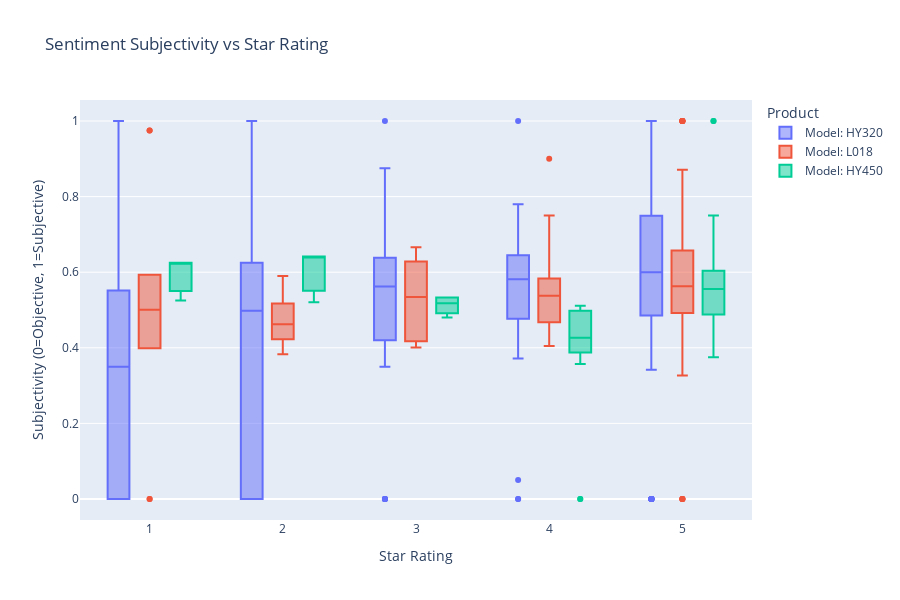

Source (notebook cell):
### Code cell
# Plot sentiment subjectivity vs star rating
fig = px.box(
    all_reviews, 
    x='rating', 
    y='subjectivity', 
    color='product_name',
    title='Sentiment Subjectivity vs Star Rating',
    labels={'rating': 'Star Rating', 'subjectivity': 'Subjectivity (0=Objective, 1=Subjective)', 'product_name': 'Product'}
)

fig.update_layout(
    xaxis=dict(tickmode='linear', tick0=1, dtick=1),
    height=600,
    boxmode='group'
)

fig.show()

### Figure 1 — Plotly figure (JSON) as saved in the notebook; plotly's stock layout.template omitted (floating-point values rounded to 4 significant figures; data arrays with more than 128 entries replaced by an {"elided": "..."} marker saying what was removed)
{"data": [{"alignmentgroup": "True", "hovertemplate": "Product=Model: HY320<br>Star Rating=%{x}<br>Subjectivity (0=Objective, 1=Subjective)=%{y}<extra></extra>", "legendgroup": "Model: HY320", "marker": {"color": "#636efa"}, "name": "Model: HY320", "notched": false, "offsetgroup": "Model: HY320", "orientation": "v", "showlegend": true, "type": "box", "x": {"elided": "329 int values"}, "x0": " ", "xaxis": "x", "y": {"elided": "329 float values"}, "y0": " ", "yaxis": "y"}, {"alignmentgroup": "True", "hovertemplate": "Product=Model: L018<br>Star Rating=%{x}<br>Subjectivity (0=Objective, 1=Subjective)=%{y}<extra></extra>", "legendgroup": "Model: L018", "marker": {"color": "#EF553B"}, "name": "Model: L018", "notched": false, "offsetgroup": "Model: L018", "orientation": "v", "showlegend": true, "type": "box", "x": {"elided": "135 int values"}, "x0": " ", "xaxis": "x", "y": {"elided": "135 float values"}, "y0": " ", "yaxis": "y"}, {"alignmentgroup": "True", "hovertemplate": "Product=Model: HY450<br>Star Rating=%{x}<br>Subjectivity (0=Objective, 1=Subjective)=%{y}<extra></extra>", "legendgroup": "Model: HY450", "marker": {"color": "#00cc96"}, "name": "Model: HY450", "notched": false, "offsetgroup": "Model: HY450", "orientation": "v", "showlegend": true, "type": "box", "x": [5, 4, 5, 5, 5, 4, 5, 1, 5, 5, 5, 5, 5, 2, 3, 5, 5, 5, 4, 5, 5, 5, 5, 5, 4, 5, 5, 5, 5, 4, 4, 5, 5, 5, 5, 5, 5, 5, 4, 5, 2, 5, 1, 3, 5, 5, 5, 4, 5, 5, 5, 5, 4, 5, 5, 3, 5, 4, 5, 4, 5, 5, 5, 4, 5, 1, 5, 5, 5, 5, 5, 2, 3, 5, 5, 5, 4, 5], "x0": " ", "xaxis": "x", "y": [0.596, 0.4941, 0.6583, 0.4382, 0.5767, 0.511, 0.5336, 0.625, 0.6333, 0.387, 0.606, 0.5, 0.64, 0.6417, 0.5333, 0.55, 1.0, 0.4292, 0.0, 0.75, 0.4336, 0.5577, 0.375, 0.5878, 0.3973, 0.4336, 0.5577, 0.375, 0.5878, 0.3973, 0.4264, 0.5678, 0.4983, 0.4336, 0.5577, 0.375, 0.5852, 0.5878, 0.3973, 0.526, 0.5206, 0.525, 0.525, 0.5028, 0.4924, 0.5386, 0.4786, 0.4463, 0.4865, 0.6088, 0.5739, 0.6582, 0.3571, 0.5557, 0.5279, 0.4804, 0.4928, 0.5112, 0.596, 0.4941, 0.6583, 0.4382, 0.5767, 0.511, 0.5336, 0.625, 0.6333, 0.387, 0.606, 0.5, 0.64, 0.6417, 0.5333, 0.55, 1.0, 0.4292, 0.0, 0.75], "y0": " ", "yaxis": "y"}], "layout": {"boxmode": "group", "height": 600, "legend": {"title": {"text": "Product"}, "tracegroupgap": 0}, "title": {"text": "Sentiment Subjectivity vs Star Rating"}, "xaxis": {"anchor": "y", "domain": [0, 1], "dtick": 1, "tick0": 1, "tickmode": "linear", "title": {"text": "Star Rating"}}, "yaxis": {"anchor": "x", "domain": [0, 1], "title": {"text": "Subjectivity (0=Objective, 1=Subjective)"}}}}
